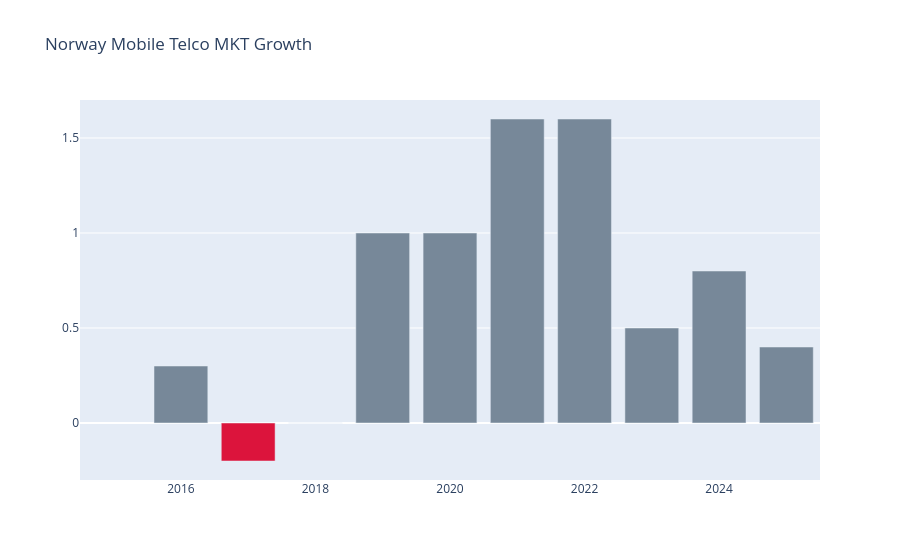

Here is the notebook cell this chart was saved with:
### Markdown cell above
### Subscription


Between 2015 and 2025, Telenor and Telia remained the dominant mobile operators, although their combined subscription market share declined from 93.6% to 73.2%, a decrease of 20.4 percentage points.
Meanwhile, Lyse Tele emerged as the third-largest reported operator, reaching 17.1% market share in 2025, although historical reporting changes involving ice must be considered.
Smaller operators, particularly Unifon (2.1%) and Fjordkraft Mobil (1.8%), also expanded their market presence, indicating a gradual shift in the distribution of mobile subscriptions beyond the two traditional market leaders

### Code cell
#Q5 How is the subscription growing?


subscrption_growth = ekom_11.query(
    " Hovedgruppe == 'Abonnement' and Half_FullYear == 'Full Year' "
).groupby(
   
        ['Year'], as_index= 0
).agg(
    Subscription_growth = ('svar', 'sum') 

).sort_values(
    ['Year'], ascending = True )  





subscription_Yearly_share = ekom_11.query(
    " Hovedgruppe == 'Abonnement' and Half_FullYear == 'Full Year' "
).groupby(
   
        ['Year'], as_index= 0
).agg(
    Subscription_growth = ('svar', 'sum') 

).sort_values(
    ['Subscription_growth'], ascending = True ).round(1)  





subscription_Yearly_share = subscription_Yearly_share.sort_values([ 'Year'])

subscription_Yearly_share['Previous_Year_sub_growth'] = (
     subscription_Yearly_share['Subscription_growth'].shift(1)
 )

subscription_Yearly_share = subscription_Yearly_share.assign(
  Subsciption_vs_LY = subscription_Yearly_share['Subscription_growth'] - subscription_Yearly_share['Previous_Year_sub_growth'],
 Yearly_growth = round(((subscription_Yearly_share['Subscription_growth']/subscription_Yearly_share['Previous_Year_sub_growth']) - 1) * 100, 1)
)
display(subscription_Yearly_share)



colors = ['lightslategray',] *11
colors[2] = 'crimson'

fig = go.Figure(data=[go.Bar(
    x=subscription_Yearly_share['Year'],
    y=subscription_Yearly_share['Yearly_growth'],
    marker_color=colors 
)])
fig.update_layout(title_text='Norway Mobile Telco MKT Growth')

### Figure 1 — Plotly figure (JSON) as saved in the notebook; plotly's stock layout.template omitted (floating-point values rounded to 4 significant figures)
{"data": [{"marker": {"color": ["lightslategray", "lightslategray", "crimson", "lightslategray", "lightslategray", "lightslategray", "lightslategray", "lightslategray", "lightslategray", "lightslategray", "lightslategray"]}, "x": [2015, 2016, 2017, 2018, 2019, 2020, 2021, 2022, 2023, 2024, 2025], "y": [null, 0.3, -0.2, 0, 1, 1, 1.6, 1.6, 0.5, 0.8, 0.4], "type": "bar"}], "layout": {"title": {"text": "Norway Mobile Telco MKT Growth"}}}
